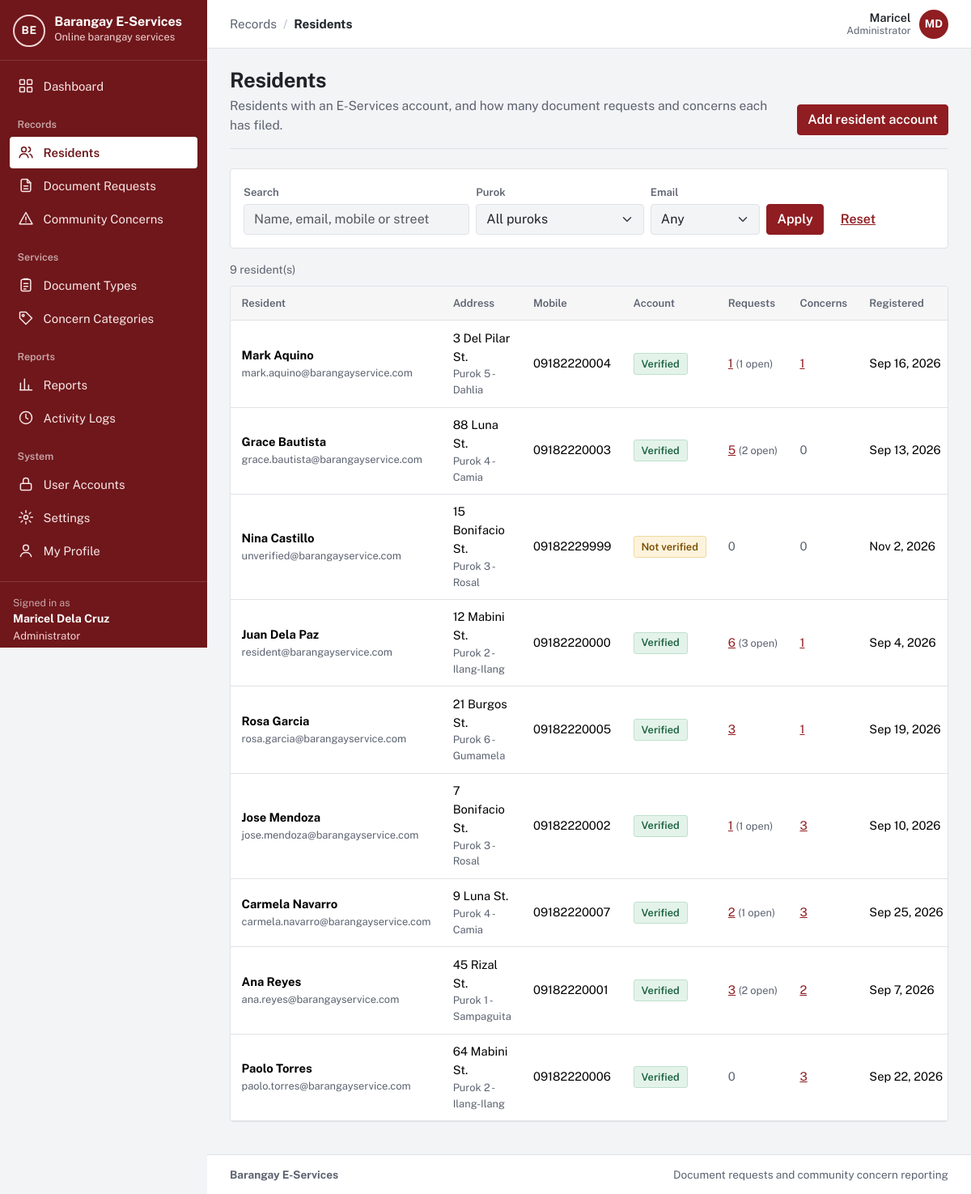
Page /residents.php (signed in) on the earlier database version.
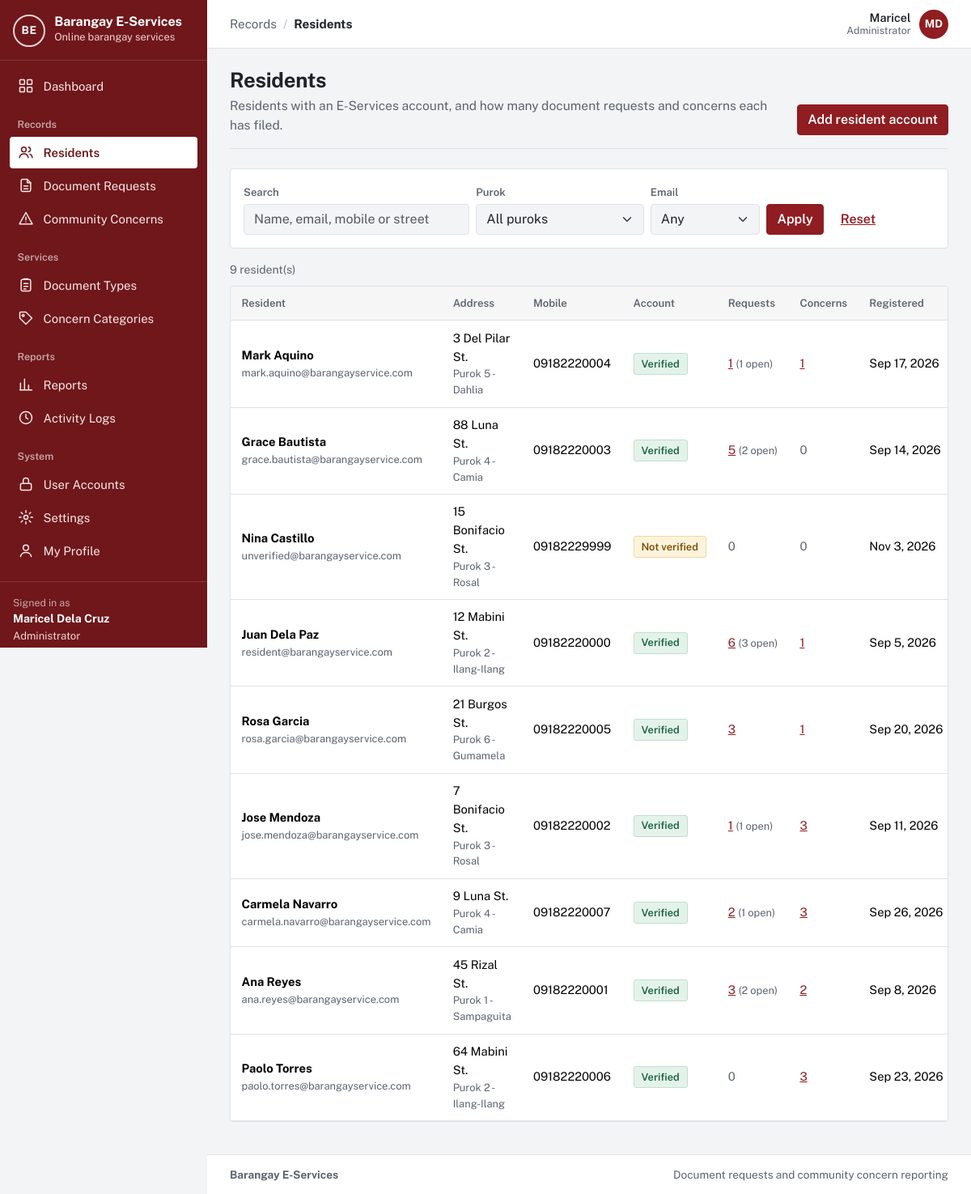
Same page on the later database version.
### tables this page shows
CREATE TABLE `users` (
  `user_id` int(10) unsigned NOT NULL AUTO_INCREMENT,
  `role_id` tinyint(3) unsigned NOT NULL,
  `purok_id` smallint(5) unsigned DEFAULT NULL,
  `first_name` varchar(60) NOT NULL,
  `last_name` varchar(60) NOT NULL,
  `email` varchar(120) NOT NULL,
  `contact_no` varchar(13) DEFAULT NULL,
  `street_address` varchar(150) DEFAULT NULL,
  `password_hash` varchar(255) NOT NULL,
  `email_verified_at` datetime DEFAULT NULL,
  `is_active` tinyint(1) NOT NULL DEFAULT 1,
  `failed_logins` tinyint(3) unsigned NOT NULL DEFAULT 0,
  `locked_until` datetime DEFAULT NULL,
  `created_at` datetime NOT NULL DEFAULT current_timestamp(),
  `updated_at` datetime NOT NULL DEFAULT current_timestamp() ON UPDATE current_timestamp(),
  PRIMARY KEY (`user_id`),
  UNIQUE KEY `email` (`email`),
  KEY `fk_users_purok` (`purok_id`),
  KEY `idx_users_role` (`role_id`),
  CONSTRAINT `fk_users_purok` FOREIGN KEY (`purok_id`) REFERENCES `puroks` (`purok_id`) ON DELETE SET NULL,
  CONSTRAINT `fk_users_role` FOREIGN KEY (`role_id`) REFERENCES `roles` (`role_id`)
);

CREATE TABLE `puroks` (
  `purok_id` smallint(5) unsigned NOT NULL AUTO_INCREMENT,
  `purok_name` varchar(60) NOT NULL,
  PRIMARY KEY (`purok_id`),
  UNIQUE KEY `purok_name` (`purok_name`)
);

### app/lib/db.php (called while the page is built, shortened)
<?php
function db(): mysqli
{
    static $conn = null;
    if ($conn === null) {
        $conn = new mysqli(
            config('db.host'),
            config('db.user'),
            config('db.password'),
            config('db.name'),
            (int) config('db.port', 3306)
        );
        $conn->set_charset('utf8mb4');
        $conn->query("SET time_zone = '+08:00'");
    }
    return $conn;
}
function db_query(string $sql, array $params = []): mysqli_stmt
{
    $stmt = db()->prepare($sql);
    if ($params) {
        $types = '';
        foreach ($params as $p) {
            $types .= is_int($p) ? 'i' : (is_float($p) ? 'd' : 's');
        }
        $stmt->bind_param($types, ...array_values($params));
    }
    $stmt->execute();
    return $stmt;
}
function db_all(string $sql, array $params = []): array
{
    $result = db_query($sql, $params)->get_result();
    return $result ? $result->fetch_all(MYSQLI_ASSOC) : [];
}
function db_one(string $sql, array $params = []): ?array
{
    $result = db_query($sql, $params)->get_result();
    $row = $result ? $result->fetch_assoc() : null;
    return $row ?: null;
}
function db_value(string $sql, array $params = [])
{
    $row = db_one($sql, $params);
    return $row ? reset($row) : null;
}

### app/lib/helpers.php (called while the page is built, shortened)
<?php
function e($value): string
{
    return htmlspecialchars((string) ($value ?? ''), ENT_QUOTES | ENT_SUBSTITUTE, 'UTF-8');
}
function base_path(): string
{
    static $base = null;
    if ($base === null) {
        $script = realpath($_SERVER['SCRIPT_FILENAME'] ?? '') ?: '';
        $root   = realpath(APP_ROOT) ?: APP_ROOT;
        $rel    = str_replace('\\', '/', substr($script, strlen($root)));
        $name   = str_replace('\\', '/', $_SERVER['SCRIPT_NAME'] ?? '');
        $base   = ($rel !== '' && str_ends_with($name, $rel)) ? substr($name, 0, -strlen($rel)) : '';
        $base   = rtrim($base, '/');
    }
    return $base;
}
function url(string $path = ''): string
{
    return base_path() . '/' . ltrim($path, '/');
}
function format_date(?string $datetime, string $format = 'M j, Y'): string
{
    return $datetime ? date($format, strtotime($datetime)) : '—';
}
function full_name(array $row, string $prefix = ''): string
{
    return trim(($row[$prefix . 'first_name'] ?? '') . ' ' . ($row[$prefix . 'last_name'] ?? ''));
}
function paginate(int $total, int $perPage = 15): array
{
    $page = max(1, (int) ($_GET['page'] ?? 1));
    $totalPages = max(1, (int) ceil($total / $perPage));
    $page = min($page, $totalPages);
    return [$perPage, ($page - 1) * $perPage, $page, $totalPages];
}

### residents.php (the view, shortened to what the changed rows need)
<?php
require __DIR__ . '/app/bootstrap.php';
$where = ['r.role_key = ?'];
$params = [ROLE_RESIDENT];
$whereSql = 'WHERE ' . implode(' AND ', $where);
$from = "FROM users u JOIN roles r ON r.role_id = u.role_id LEFT JOIN puroks p ON p.purok_id = u.purok_id $whereSql";
$total = (int) db_value("SELECT COUNT(*) $from", $params);
[$limit, $offset, $page, $pages] = paginate($total, 20);
$rows = db_all(
    "SELECT u.user_id, u.first_name, u.last_name, u.email, u.contact_no, u.street_address, u.email_verified_at, u.is_active, u.created_at,
            p.purok_name,
            (SELECT COUNT(*) FROM document_requests d WHERE d.resident_id = u.user_id) AS request_count,
            (SELECT COUNT(*) FROM document_requests d WHERE d.resident_id = u.user_id AND d.status NOT IN ('Released', 'Rejected', 'Cancelled')) AS request_open,
            (SELECT COUNT(*) FROM concerns c WHERE c.resident_id = u.user_id) AS concern_count
     $from ORDER BY u.last_name, u.first_name LIMIT ? OFFSET ?",
    array_merge($params, [$limit, $offset])
);
require APP_ROOT . '/app/views/header.php';
?>
<div class="page-head">
  <div>
    <h1>Residents</h1>
  </div>
</div>
<div class="table-wrap">
  <?php if (!$rows): ?>
    <div class="empty"><p>No residents match these filters.</p></div>
  <?php else: ?>
  <table class="table">
    <thead>
      <tr>
        <th scope="col">Resident</th>
        <th scope="col">Address</th>
        <th scope="col">Mobile</th>
        <th scope="col">Account</th>
        <th scope="col">Requests</th>
        <th scope="col">Concerns</th>
        <th scope="col">Registered</th>
      </tr>
    </thead>
    <tbody>
    <?php foreach ($rows as $r): ?>
      <tr>
        <td><strong><?= e(full_name($r)) ?></strong><div class="small text-muted"><?= e($r['email']) ?></div></td>
        <td><?= e($r['street_address']) ?><div class="small text-muted"><?= e($r['purok_name']) ?></div></td>
        <td class="nowrap"><?= e($r['contact_no']) ?></td>
        <td>
          <?= $r['email_verified_at'] ? '<span class="status status-done">Verified</span>' : '<span class="status status-ready">Not verified</span>' ?>
        </td>
        <td class="nowrap">
          <?php if ($r['request_count']): ?>
            <a href="<?= e(url('requests.php?resident=' . (int) $r['user_id'] . '&archived=all')) ?>"><?= (int) $r['request_count'] ?></a>
            <?php if ($r['request_open']): ?><span class="small text-muted">(<?= (int) $r['request_open'] ?> open)</span><?php endif; ?>
          <?php else: ?><span class="text-muted">0</span><?php endif; ?>
        </td>
        <td><?= $r['concern_count'] ? '<a href="' . e(url('concerns.php?resident=' . (int) $r['user_id'] . '&archived=all')) . '">' . (int) $r['concern_count'] . '</a>' : '<span class="text-muted">0</span>' ?></td>
        <td class="nowrap"><?= e(format_date($r['created_at'])) ?></td>
      </tr>
    <?php endforeach; ?>
    </tbody>
  </table>
  <?php endif; ?>
</div>
<?php require APP_ROOT . '/app/views/footer.php'; ?>

Differences in the rows shown:
changed users "Mark Aquino": created_at "Sep 16, 2026" → "Sep 17, 2026"
changed users "Grace Bautista": created_at "Sep 13, 2026" → "Sep 14, 2026"
changed users "Nina Castillo": created_at "Nov 2, 2026" → "Nov 3, 2026"
changed users "Juan Dela Paz": created_at "Sep 4, 2026" → "Sep 5, 2026"
changed users "Rosa Garcia": created_at "Sep 19, 2026" → "Sep 20, 2026"
changed users "Jose Mendoza": created_at "Sep 10, 2026" → "Sep 11, 2026"
changed users "Carmela Navarro": created_at "Sep 25, 2026" → "Sep 26, 2026"
changed users "Ana Reyes": created_at "Sep 7, 2026" → "Sep 8, 2026"
changed users "Paolo Torres": created_at "Sep 22, 2026" → "Sep 23, 2026"
